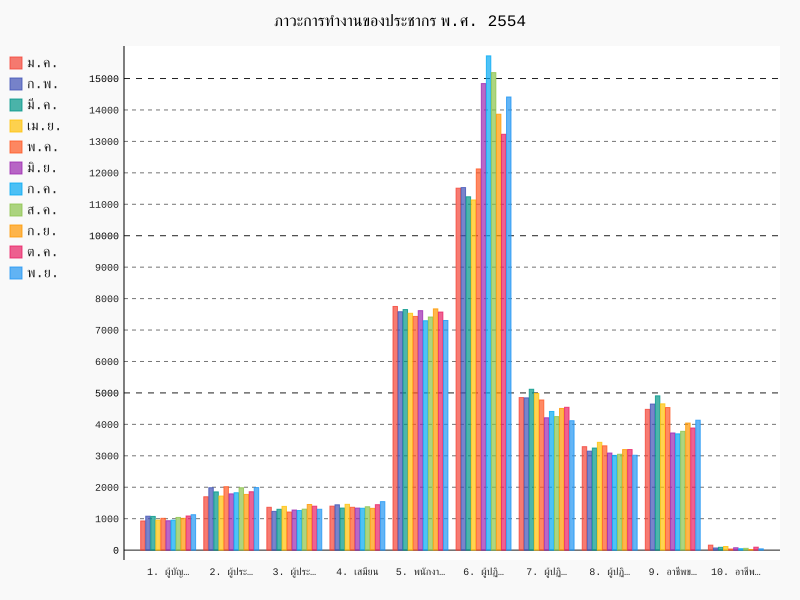

Python code for this plot:
"""make graph"""
import pygal
from xlrd import open_workbook
def make_graph():
    """make graph in section center"""

    #open worksheet
    book = open_workbook('D:/MB_Boss/KMITL/PSIT/Project/54,57.xlsx')
    sheet = book.sheet_by_index(0) #code select sheet
    jan = [sheet.cell(col_index, 1).value for col_index in range(1, 11)]
    feb = [sheet.cell(col_index, 2).value for col_index in range(1, 11)]
    mar = [sheet.cell(col_index, 3).value for col_index in range(1, 11)]
    apr = [sheet.cell(col_index, 4).value for col_index in range(1, 11)]
    may = [sheet.cell(col_index, 5).value for col_index in range(1, 11)]
    jun = [sheet.cell(col_index, 6).value for col_index in range(1, 11)]
    july = [sheet.cell(col_index, 7).value for col_index in range(1, 11)]
    aug = [sheet.cell(col_index, 8).value for col_index in range(1, 11)]
    sep = [sheet.cell(col_index, 9).value for col_index in range(1, 11)]
    octo = [sheet.cell(col_index, 10).value for col_index in range(1, 11)]
    nov = [sheet.cell(col_index, 11).value for col_index in range(1, 11)]


    #make graph
    line_chart =  pygal.Bar()
    line_chart.title = 'ภาวะการทำงานของประชากร พ.ศ. 2554'
    career = []
    for i in [sheet.cell(col_index, 0).value for col_index in range(1, 11)]:
        career.append(i)

    line_chart.x_labels = map(str, career)
    line_chart.add(sheet.cell(0, 1).value, jan)
    line_chart.add(sheet.cell(0, 2).value, feb)
    line_chart.add(sheet.cell(0, 3).value, mar)
    line_chart.add(sheet.cell(0, 4).value, apr)
    line_chart.add(sheet.cell(0, 5).value, may)
    line_chart.add(sheet.cell(0, 6).value, jun)
    line_chart.add(sheet.cell(0, 7).value, july)
    line_chart.add(sheet.cell(0, 8).value, aug)
    line_chart.add(sheet.cell(0, 9).value, sep)
    line_chart.add(sheet.cell(0, 10).value, octo)
    line_chart.add(sheet.cell(0, 11).value, nov)
    line_chart.render_to_file('54.svg')

make_graph()
